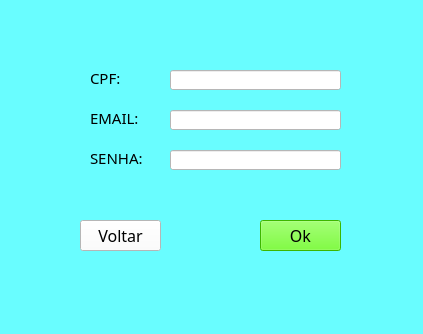
<?xml version="1.0" encoding="UTF-8"?>
<ui version="4.0">
 <class>MainWindow</class>
 <widget class="QMainWindow" name="MainWindow">
  <property name="geometry">
   <rect>
    <x>0</x>
    <y>0</y>
    <width>423</width>
    <height>334</height>
   </rect>
  </property>
  <property name="cursor">
   <cursorShape>ArrowCursor</cursorShape>
  </property>
  <property name="windowTitle">
   <string>MainWindow</string>
  </property>
  <property name="styleSheet">
   <string notr="true">background-color: rgb(105, 253, 255); fundo</string>
  </property>
  <widget class="QWidget" name="centralwidget">
   <widget class="QPushButton" name="pushButton">
    <property name="geometry">
     <rect>
      <x>260</x>
      <y>220</y>
      <width>81</width>
      <height>31</height>
     </rect>
    </property>
    <property name="font">
     <font>
      <family>Bahnschrift Light</family>
      <pointsize>12</pointsize>
     </font>
    </property>
    <property name="cursor">
     <cursorShape>PointingHandCursor</cursorShape>
    </property>
    <property name="styleSheet">
     <string notr="true">background-color: rgb(85, 255, 0);</string>
    </property>
    <property name="text">
     <string>Ok</string>
    </property>
   </widget>
   <widget class="QPushButton" name="pushButton_2">
    <property name="geometry">
     <rect>
      <x>80</x>
      <y>220</y>
      <width>81</width>
      <height>31</height>
     </rect>
    </property>
    <property name="font">
     <font>
      <family>Bahnschrift Light</family>
      <pointsize>12</pointsize>
     </font>
    </property>
    <property name="cursor">
     <cursorShape>PointingHandCursor</cursorShape>
    </property>
    <property name="styleSheet">
     <string notr="true">background-color: rgb(255, 255, 255);</string>
    </property>
    <property name="text">
     <string>Voltar</string>
    </property>
   </widget>
   <widget class="QLineEdit" name="lineEdit">
    <property name="geometry">
     <rect>
      <x>170</x>
      <y>70</y>
      <width>171</width>
      <height>20</height>
     </rect>
    </property>
    <property name="styleSheet">
     <string notr="true">background-color: rgb(255, 255, 255);</string>
    </property>
    <property name="echoMode">
     <enum>QLineEdit::Normal</enum>
    </property>
   </widget>
   <widget class="QLineEdit" name="lineEdit_2">
    <property name="geometry">
     <rect>
      <x>170</x>
      <y>110</y>
      <width>171</width>
      <height>20</height>
     </rect>
    </property>
    <property name="styleSheet">
     <string notr="true">background-color: rgb(255, 255, 255);</string>
    </property>
   </widget>
   <widget class="QLineEdit" name="lineEdit_3">
    <property name="geometry">
     <rect>
      <x>170</x>
      <y>150</y>
      <width>171</width>
      <height>20</height>
     </rect>
    </property>
    <property name="styleSheet">
     <string notr="true">background-color: rgb(255, 255, 255);</string>
    </property>
    <property name="echoMode">
     <enum>QLineEdit::Password</enum>
    </property>
   </widget>
   <widget class="QLabel" name="label">
    <property name="geometry">
     <rect>
      <x>90</x>
      <y>70</y>
      <width>71</width>
      <height>16</height>
     </rect>
    </property>
    <property name="font">
     <font>
      <family>Bahnschrift Light</family>
      <pointsize>11</pointsize>
     </font>
    </property>
    <property name="text">
     <string>CPF:</string>
    </property>
   </widget>
   <widget class="QLabel" name="label_2">
    <property name="geometry">
     <rect>
      <x>90</x>
      <y>110</y>
      <width>71</width>
      <height>16</height>
     </rect>
    </property>
    <property name="font">
     <font>
      <family>Bahnschrift Light</family>
      <pointsize>11</pointsize>
     </font>
    </property>
    <property name="text">
     <string>EMAIL:</string>
    </property>
   </widget>
   <widget class="QLabel" name="label_3">
    <property name="geometry">
     <rect>
      <x>90</x>
      <y>150</y>
      <width>71</width>
      <height>16</height>
     </rect>
    </property>
    <property name="font">
     <font>
      <family>Bahnschrift Light</family>
      <pointsize>11</pointsize>
     </font>
    </property>
    <property name="text">
     <string>SENHA:</string>
    </property>
   </widget>
  </widget>
  <widget class="QMenuBar" name="menubar">
   <property name="geometry">
    <rect>
     <x>0</x>
     <y>0</y>
     <width>423</width>
     <height>21</height>
    </rect>
   </property>
  </widget>
  <widget class="QStatusBar" name="statusbar"/>
 </widget>
 <resources/>
 <connections/>
</ui>
